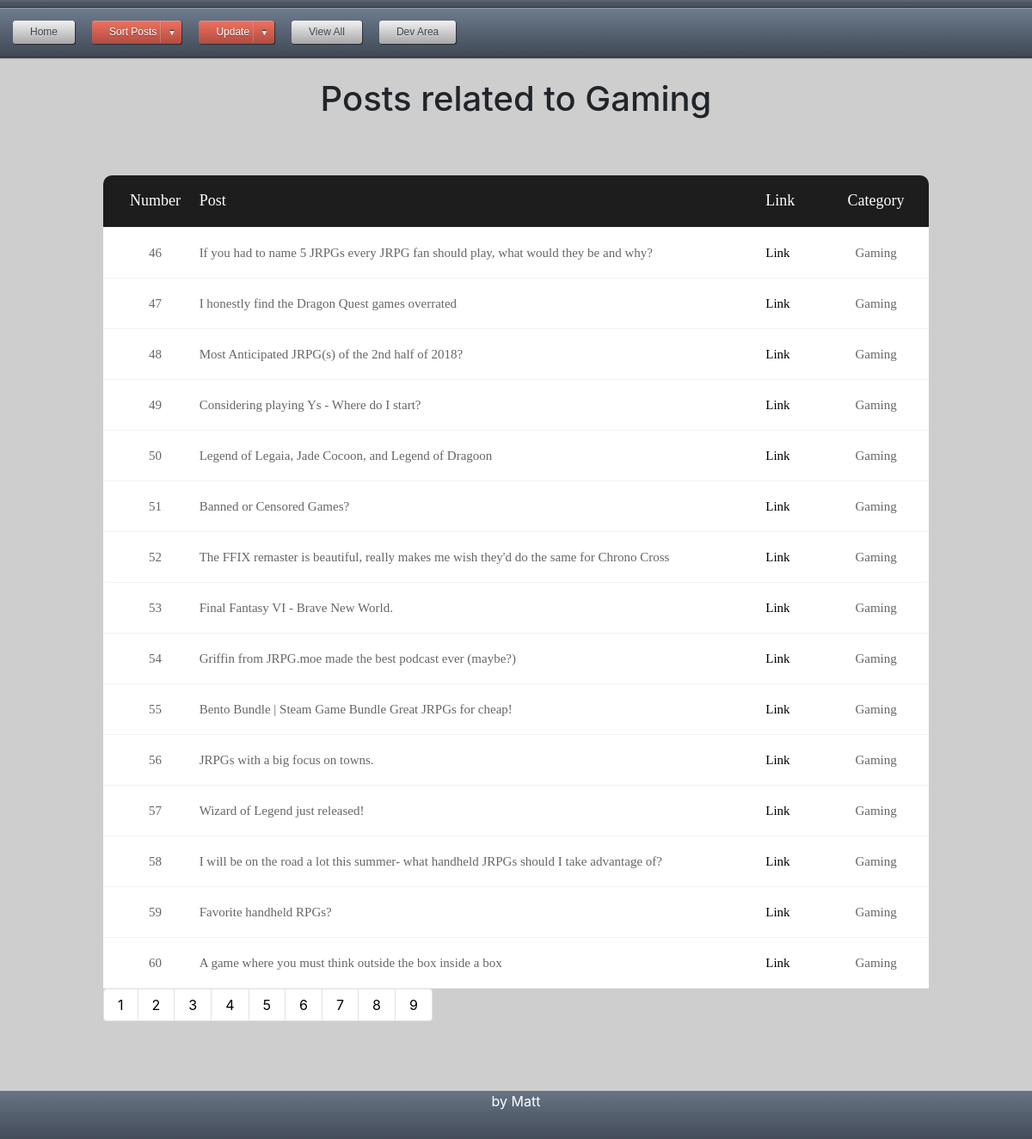
Before: /sortbygaming/4 with the older database file.
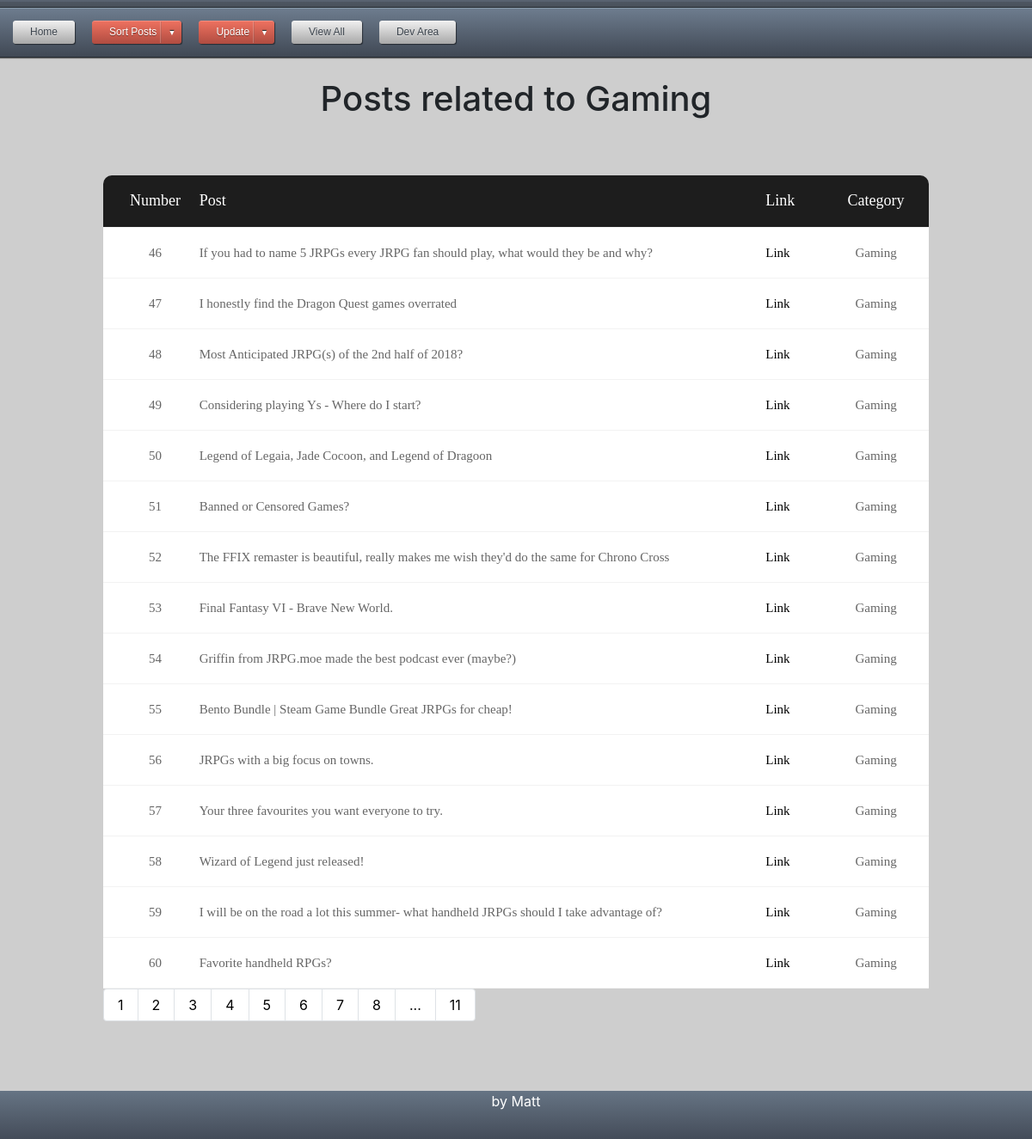
After: the same page with the newer database file.
### app.py (models this page shows)
class posts(db.Model):
    id = db.Column(db.String, primary_key=True)
    title = db.Column(db.String(80), unique=True, nullable=False)
    link = db.Column(db.String(120), unique=True, nullable=False)
    category = db.Column(db.String(120), unique=True, nullable=False)

### app.py (the view)
@app.route('/sortbygaming/<int:page_num>', methods=['GET', 'POST'])
def sortbygaming(page_num):
	t3 = posts.query.filter_by(category="Gaming").paginate(per_page=16, page=page_num, error_out=True)
	return render_template("sortbygaming.html", zip=zip, t3=t3)

### templates/sortbygaming.html (shortened to what this page needs)
<!DOCTYPE html>
<html>
<head>
	<link rel="stylesheet" type="text/css" href="{{ url_for('static', filename='CSS/style.css') }}">
</head>
{% extends "navtest.html" %}
	{% block content %}
<h1>Posts related to Gaming</h1>
<div class="limiter">
		<div class="container-table100">
			<div class="wrap-table100">
					<div class="table">
						<div class="row header">
							<div id="1" class="cell">Number</div>
							<div class="cell">Post</div>
							<div class="cell">Link</div>
							<div class="cell">Category</div>
						</div>
						{% for t,i in zip(t3.items, range(15, 0, -1)) %}
						<div class="row">
							<div class="cell" data-title="Number">
								{% if t3.page == 1 %}
								{{(t3.page * 16)-i}}
								{% else %}
								{{(t3.page * 15)-(i-1)}}
								{% endif %}
							</div>
							<div class="cell" data-title="Post">{{t.title}}</div>
							<div class="cell" data-title="Link"><a href="{{t.link}}" target='_blank'>Link</a></div>
							<div class="cell" data-title="Category">{{t.category}}</div>
						</div>
						{% endfor %}
				</div>
						<nav aria-label="Page navigation example">
							<ul class="pagination">
								{% for page in t3.iter_pages(right_edge=1, left_edge=5) %}
									{% if page %}
										<li class="page-item"><a class="page-link" href="{{url_for('sortbygaming', page_num=page)}}">{{ page }}</a>
									{% else %}
										<li class="page-item"><a class="page-link" href="#">...</a>
									{% endif %}
								{% endfor %}
							</ul>
						</nav>
</div>
	{% endblock %}

### templates/navtest.html (shortened to what this page needs)
<html>
<head>
<link rel="stylesheet" href="https://maxcdn.bootstrapcdn.com/bootstrap/4.0.0-beta/css/bootstrap.min.css">
<link rel="stylesheet" type="text/css" href="{{ url_for('static', filename='CSS/style.css') }}">
</head>
<div id='cssmenu'>
<ul>
   <li> <a href="http://127.0.0.1:5000/"><span>Home</span></a></li>
   <li class='active has-sub'><a href='#'><span>Sort Posts</span></a>
   </li>
   <li class='active has-sub'><a href='#'><span>Update</span></a>
    </li>
   <li><a href='{{url_for("viewresults", page_num=1)}}'><span>View All</span></a></li>
   <li> <a href="{{url_for('devArea')}}"><span>Dev Area</span></a></li>
</ul>
</div>
<body>
<div id="page-container">
<div id="content-wrap">
{% block content %}
{% endblock %}
</div>
<br>
<br>
<div id="footer">
<p>by Matt</p>
</div>
</div>
</body>
</html>

Changed rows visible on the page:
no longer on this page (row unchanged): posts: page "60", title "A game where you must think outside the box inside a box", category "Gaming"
now on this page (row edited): posts: page "57", title "Your three favourites you want everyone to try.", category "Gaming"
computed for posts "Wizard of Legend just released!": page "57" → "58"
computed for posts (number 14 of 15 on the later page): page "58" → "59"
computed for posts "Favorite handheld RPGs?": page "59" → "60"
Other visible differences:
new list line: "11"
list line gone: "9"
